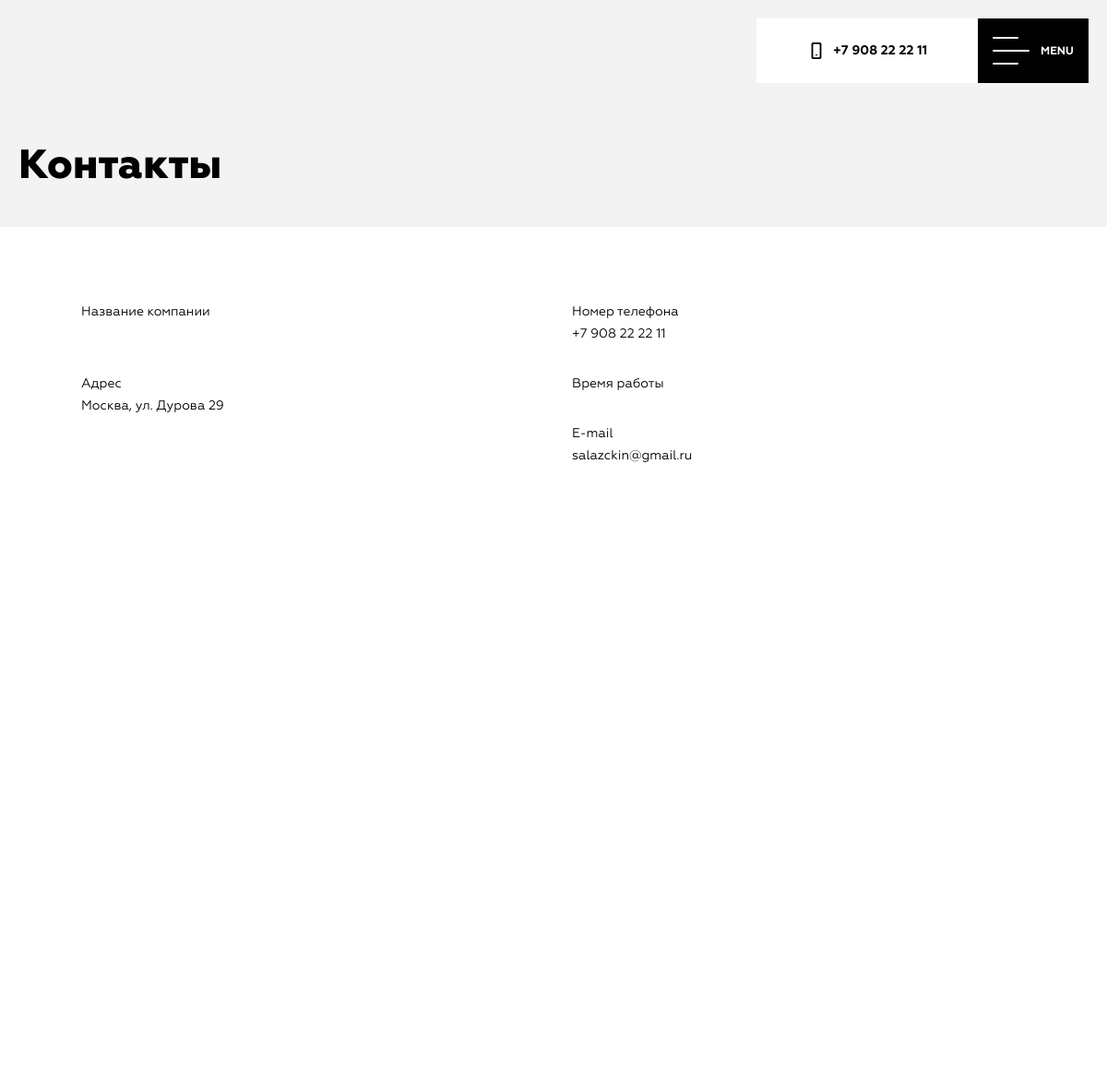
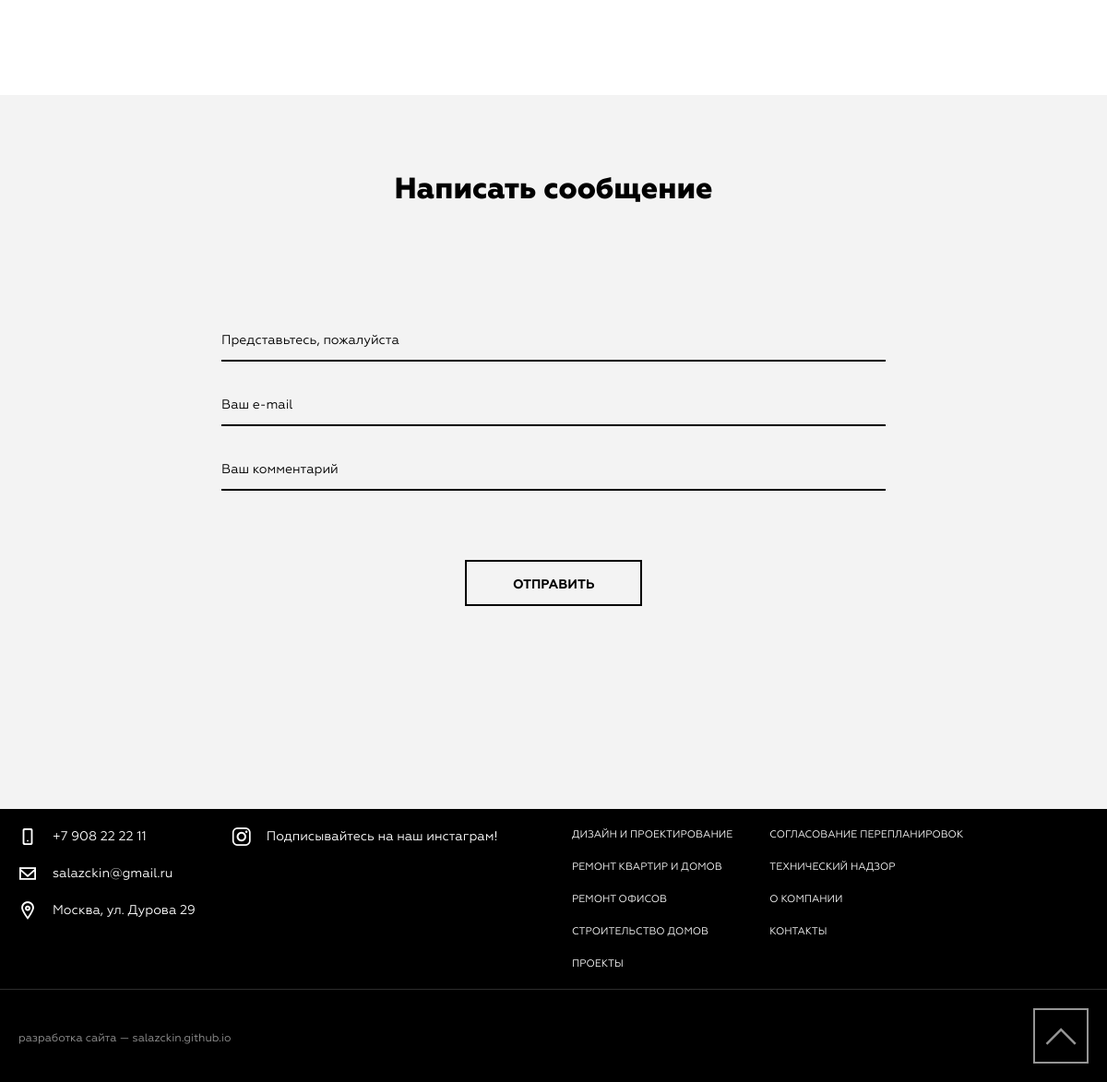
Screenshot of /contacts with the database file from the repository (2 pictures, top to bottom).
### main/models.py (models this page shows, shortened)
class SingleInstanceOnly(object):
    def save(self, *args, **kwargs):
        if self.__class__.objects.exists() and not self.pk:
            raise ValidationError(
                f'Вы не можете дважды добавить объект {self._meta.verbose_name}, просто редактируйте предыдущий')
        return super(SingleInstanceOnly, self).save(*args, **kwargs)

class ContactInfo(SingleInstanceOnly, models.Model):
    company_name = models.CharField(max_length=500, verbose_name='Название компании')
    phone = models.CharField(max_length=50, verbose_name='Телефон')
    email = models.CharField(max_length=100, verbose_name='E-mail')
    addr = models.CharField(max_length=500, verbose_name='Адрес')
    working_time = models.CharField(max_length=500, verbose_name='Часы работы')
    instagram_text = models.CharField(max_length=500, verbose_name='Текст instagram')
    instagram_link = models.URLField(max_length=500, verbose_name='Ссылка на аккаунт в instagram')
    development = models.CharField(max_length=500, verbose_name='Компания разработчик')
    class Meta:
        verbose_name = 'Контакты'
        verbose_name_plural = 'Контакты'

class ContactsPage(SingleInstanceOnly, models.Model):
    title = models.CharField(max_length=50, verbose_name='title страницы')
    heading = models.TextField(verbose_name='Заголовок на первом экране')
    company_name_heading = models.TextField(verbose_name='Заголовок названия компании')
    addr_heading = models.TextField(verbose_name='Заголовок адреса')
    phone_heading = models.TextField(verbose_name='Заголовок телефона')
    working_time_heading = models.TextField(verbose_name='Заголовок время работы')
    email_heading = models.TextField(verbose_name='Заголовок email')
    form_heading = models.TextField(verbose_name='Заголовок над формой')
    submit_text = models.TextField(verbose_name='Текст в кнопке формы')
    class Meta:
        verbose_name = 'Страница контакты'
        verbose_name_plural = 'Страница контакты'

### main/views.py (the view)
# urls.py: path('contacts', views.ContactsView.as_view(), name='contacts'),
class ContactsView(mixins.ContactInfoMixin, DetailView):
    model = models.ContactsPage
    template_name = 'main/contacts.html'
    def get_object(self, queryset=None):
        return self.model.objects.first()

### main/mixins.py (called while the page is built)
    def get_context_data(self, **kwargs):
        context = super(ContactInfoMixin, self).get_context_data(**kwargs)
        context['contact'] = models.ContactInfo.objects.first()
        return context

### main/templates/main/contacts.html (shortened to what this page needs)
{% extends 'main/layout.html' %}
{% load static %}
{% block body %}
    <div class="wrapper">
        {% include 'main/includes/header.html' %}
        {% include 'main/includes/menu.html' %}
        <div class="p-contacts">
            <div class="page-head">
                <div class="page-head__inner container">
                    <h1 class="page-head__title">{{ object.heading }}</h1>
                </div>
            </div>
            <div class="block bg-white pb-sm">
                <div class="contacts-grid container-md mb-md">
                    <div class="row">
                        <div class="col-md-6">
                            <p>{{ object.company_name_heading }}
                                <br> {{ contact.company_name }}
                                <br>
                            </p>
                            <p>{{ object.addr_heading }}
                                <br> {{ contact.addr }}
                            </p>
                        </div>
                        <div class="col-md-6">
                            <p>
                            <div>{{ object.phone_heading }}</div>
                            <a href="tel:{{ contact.phone }}">{{ contact.phone }}</a>
                            </p>
                            <p>
                            <div>{{ object.working_time_heading }}</div>
                            </p>
                            <p>
                            <div>{{ object.email_heading }}</div>
                            <a href="{{ contact.email }}">{{ contact.email }}</a>
                            </p>
                        </div>
                    </div>
                </div>
                <div class="container">
                    <div class="map" id="map"></div>
                </div>
            </div>
            <div class="block">
                <div class="container-md mb-md">
                    <h2 class="text-center mb-lg">{{ object.form_heading }}</h2>
                    <form class="form" action="/feedback">
                        <div class="form__field-group">
                            <div class="form__field">
                                <input class="input-default" name="FullName" data-val="true" data-val-required
                                       type="text" placeholder="Представьтесь, пожалуйста">
                            </div>
                            <div class="form__field">
                                <input class="input-default" name="Email" data-val="true" data-val-required
                                       data-val-email type="email" placeholder="Ваш e-mail">
                            </div>
                            <div class="form__field">
                                <input class="input-default" name="Text" data-val="true" data-val-required type="text"
                                       placeholder="Ваш комментарий">
                            </div>
                        </div>
                        <button class="form__submit btn btn-status" type="submit">{{ object.submit_text }}</button>
                    </form>
                </div>
            </div>
        </div>
        {% include 'main/includes/footer.html' %}
    </div>
{% endblock %}

### main/templates/main/includes/menu.html (shortened to what this page needs)
<div class="menu-panel">
    <div class="menu-panel__inner">
        <a class="phone" href="tel:{{ contact.phone }}">
            <div class="phone__inner">
                <i class="icon-phone mr-2"></i>
                <span>{{ contact.phone }}</span>
            </div>
        </a>
        <button class="menu" id="menu">
            <div class="menu__icon">
                <div class="hamburger">
                    <span></span>
                    <span></span>
                    <span></span>
                    <span></span>
                    <span></span>
                </div>
            </div>
            <div class="menu__text">
                <div>MENU</div>
            </div>
        </button>
    </div>
</div>

### main/templates/main/includes/footer.html (shortened to what this page needs)
<footer class="footer">
    <div class="footer-top">
        <div class="footer-top__inner container">
            <div class="footer-row">
                <div class="footer-row__col">
                    <ul class="footer-list">
                        <li>
                            <a rel="nofollow" class="group text-nowrap" href="tel:{{ contact.phone }}">
                                <i class="icon-phone"></i>
                                <span>{{ contact.phone }}</span>
                            </a>
                        </li>
                        <li>
                            <a rel="nofollow" class="group" href="mailto:{{ contact.email }}">
                                <i class="icon-email"></i>
                                <span>{{ contact.email }}</span>
                            </a>
                        </li>
                        <li>
                            <div class="group">
                                <i class="icon-map-point"></i>
                                <span>{{ contact.addr }}</span>
                            </div>
                        </li>
                    </ul>
                    <ul class="footer-list">
                        <li>
                            <a class="group" href="{{ contact.instagram_link }}" target="_blank" rel="external"
                               title="инстаграм">
                                <i class="icon-instagram"></i>
                                <span>{{ contact.instagram_text }}</span>
                            </a>
                        </li>
                    </ul>
                </div>
                <div class="footer-row__col">
                    <ul class="footer-list footer-list--sm">
                        <li>
                            <a href="#">Дизайн и проектирование</a>
                        </li>
                        <li>
                            <a href="#">Ремонт квартир и домов</a>
                        </li>
                        <li>
                            <a href="#">Ремонт офисов</a>
                        </li>
                        <li>
                            <a href="#">Строительство домов</a>
                        </li>
                        <li>
                            <a href="#">Проекты</a>
                        </li>
                    </ul>
                    <ul class="footer-list footer-list--sm">
                        <li>
                            <a href="#">Согласование перепланировок</a>
                        </li>
                        <li>
                            <a href="#">Технический надзор</a>
                        </li>
                        <li>
                            <a href="#">О компании</a>
                        </li>
                        <li>
                            <a href="#">Контакты</a>
                        </li>
                    </ul>
                </div>
            </div>
        </div>
    </div>
    <div class="footer-bot">
        <div class="footer-bot__inner container">
            <div class="footer-bot__info">
                <div class="footer-bot__dev">
                    {{ contact.development }}
                </div>
            </div>
            <button class="footer-bot__scrolltop" type="button">
                <i class="icon-up"></i>
            </button>
        </div>
    </div>
</footer>

### rows the page displays
ContactInfo: phone "+7 908 22 22 11", addr "Москва, ул. Дурова 29", email "salazckin@gmail.ru", instagram_text "Подписывайтесь на наш инстаграм!", development "разработка сайта — salazckin.github.io"
ContactsPage: heading "Контакты", company_name_heading "Название компании", addr_heading "Адрес", phone_heading "Номер телефона", working_time_heading "Время работы", email_heading "E-mail", form_heading "Написать сообщение", submit_text "ОТПРАВИТЬ"
